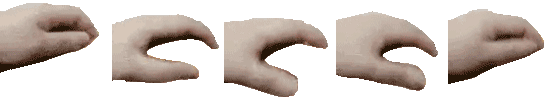
#> input picture resource/petpet_hand.png, 560 x 112 px
$ python -i petpet.py   (imports and definitions only)
#> lines starting #> are read from the running program, lines starting #| are printed output that depends on the picture; after the words box and inside, x2 and y2 are one past the last pixel; in counts of white or black regions, pixels touching at a corner belong together
"""摸头杀生成器：基于 B1gM8c/Petpet 算法，Python 重实现。

仅支持静态图片 + 头像，输出 112×112 的 5 帧 GIF。
"""

import os
from PIL import Image, ImageDraw

_HAND_PATH = os.path.join(os.path.dirname(__file__), "..", "resource", "petpet_hand.png")

# 5 帧的挤压偏移量 {dx, dy, dw, dh}
_FRAME_OFFSETS = [
    {"x": 0,  "y": 0,  "w": 0,  "h": 0},
    {"x": -4, "y": 12, "w": 4,  "h": -12},
    {"x": -12,"y": 18, "w": 12, "h": -18},
    {"x": -8, "y": 12, "w": 4,  "h": -12},
    {"x": -4, "y": 0,  "w": 0,  "h": 0},
]

OUT_SIZE = 112
SQUISH = 1.25
SCALE = 0.875
DELAY = 60  # ms
SPRITE_X = 14
SPRITE_Y = 20


def _load_hand():
    """加载手部精灵图（560×112，5 帧横排）"""
    hand = Image.open(_HAND_PATH).convert("RGBA")
#> hand is the input picture: PIL image 560x112 RGBA; mean R, G, B, A 64.5, 56.1, 51, 103.2
    if hand.size != (560, 112):
        raise RuntimeError(f"精灵图尺寸异常: {hand.size}，期望 560×112")
    return hand


def _get_sprite_frame(off: dict):
    """计算某一帧的头像绘制区域"""
    dx = int(SPRITE_X + off["x"] * (SQUISH * 0.4))
    dy = int(SPRITE_Y + off["y"] * (SQUISH * 0.9))
    dw = int((OUT_SIZE + off["w"] * SQUISH) * SCALE)
    dh = int((OUT_SIZE + off["h"] * SQUISH) * SCALE)
    return dx, dy, dw, dh


def generate_petpet(input_path: str, output_path: str) -> str:
    """生成摸头杀 GIF。

    input_path  — 静态图片/头像路径
    output_path — 输出 GIF 路径
    """
    hand = _load_hand()
    avatar = Image.open(input_path).convert("RGBA")

    # 取短边为直径，中心裁剪后转为圆形
    w, h = avatar.size
#> w = 560; h = 112
    side = min(w, h)
#> side = 112
    left = (w - side) // 2
#> left = 224
    top = (h - side) // 2
#> top = 0
    avatar = avatar.crop((left, top, left + side, top + side))
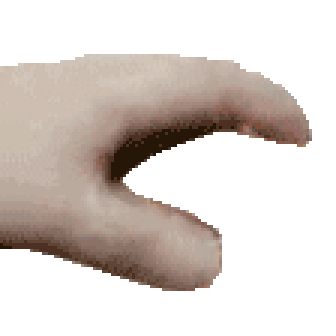
#> avatar: PIL image 112x112 RGBA (shown 3 times larger); mean R, G, B, A 68.7, 60.2, 55, 106; transparent parts drawn white
    mask = Image.new("L", (side, side), 0)
#> mask: PIL image 112x112 L; every value is 0
    ImageDraw.Draw(mask).ellipse((0, 0, side, side), fill=255)
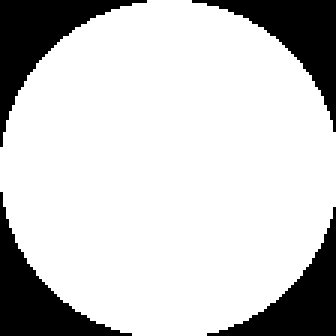
#> mask: PIL image 112x112 L (shown 3 times larger); 79.5% white; 4 black regions, box (x1, y1, x2, y2) and area: (0, 0, 49, 49) 691, (64, 0, 112, 44) 642, (0, 64, 44, 112) 642, (69, 69, 112, 112) 594
    result = Image.new("RGBA", (side, side), (0, 0, 0, 0))
#> result: PIL image 112x112 RGBA; every value is 0
    result.paste(avatar, (0, 0), mask)
    avatar = result.resize((OUT_SIZE, OUT_SIZE), Image.LANCZOS)

    frames = []
    for i, off in enumerate(_FRAME_OFFSETS):
        # 透明画布 112×112
        canvas = Image.new("RGBA", (OUT_SIZE, OUT_SIZE), (0, 0, 0, 0))

        # 绘制被挤压的头像
        dx, dy, dw, dh = _get_sprite_frame(off)
        squished = avatar.resize((dw, dh), Image.LANCZOS)
        canvas.paste(squished, (dx, dy), squished)

        # 绘制手（第 i 帧，每帧 112×112）
        hand_frame = hand.crop((i * OUT_SIZE, 0, (i + 1) * OUT_SIZE, OUT_SIZE))
        canvas.paste(hand_frame, (0, 0), hand_frame)

        frames.append(canvas)
#> this loop made 5 passes
#> pass 1, in generate_petpet, `hand_frame = hand.crop((i * OUT_SIZE, 0, (i + 1) * OUT_SIZE, OUT_SIZE))`:
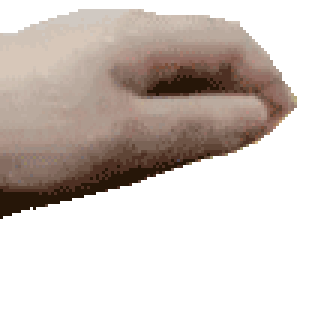
#> hand_frame: PIL image 112x112 RGBA (shown 3 times larger); mean R, G, B, A 60.1, 51.6, 46.6, 101; transparent parts drawn white
#> pass 2, in generate_petpet, `squished = avatar.resize((dw, dh), Image.LANCZOS)`:
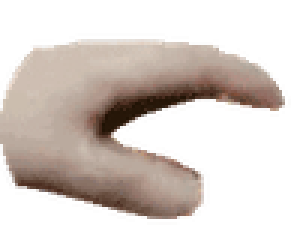
#> squished: PIL image 102x84 RGBA (shown 3 times larger); mean R, G, B, A 74.1, 64.7, 59, 102.1; transparent parts drawn white
#> after the loop:
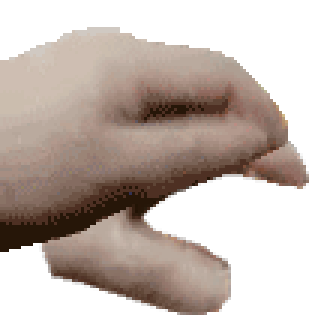
#> canvas: PIL image 112x112 RGBA (shown 3 times larger); mean R, G, B, A 78.2, 66.8, 60.3, 131.7; transparent parts drawn white
#> after the loop:
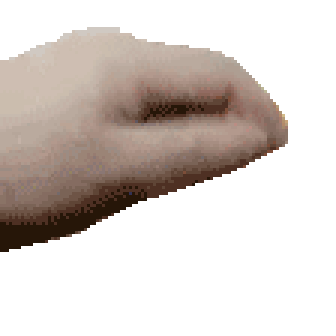
#> hand_frame: PIL image 112x112 RGBA (shown 3 times larger); mean R, G, B, A 58.7, 50.4, 45.5, 99.4; transparent parts drawn white
#> after the loop, frames = 5 items

    frames[0].save(
        output_path,
        "GIF",
        save_all=True,
        append_images=frames[1:],
        duration=[DELAY] * len(frames),
        loop=0,
        disposal=2,
        optimize=False,
    )
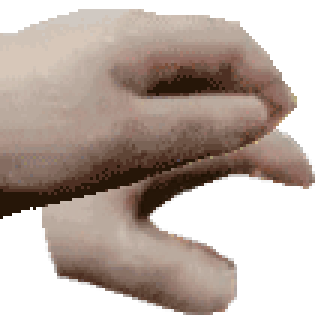
#> saved as out.png: PIL image 112x112 RGBA (shown 3 times larger); mean R, G, B, A 87.5, 74.7, 67.4, 148; transparent parts drawn white
    return output_path

>>> result = generate_petpet('../resource/petpet_hand.png', 'out.png')
